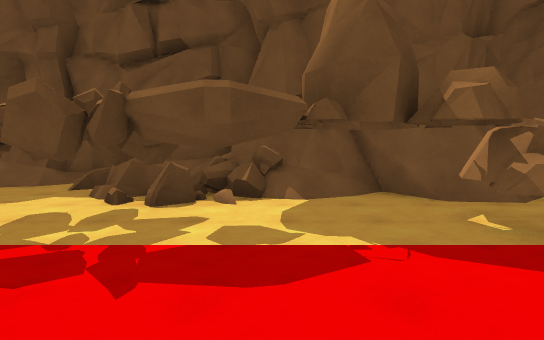
view 1 (above)

20 first-person views from a walk through a Unity game level. The camera is 1.5 m above the floor, tilts 4° down and sees 80° across. The floor is counted in squares, 2 m on a side. Each view is taken from the middle of a square. On the plan, view 1 faces up. The plan holds only what a view shows up to about 11 squares ahead; the rest is blank. The place goes on beyond the plan. Some animated figures are not drawn. Some surface patterns are stand-ins.

view 2
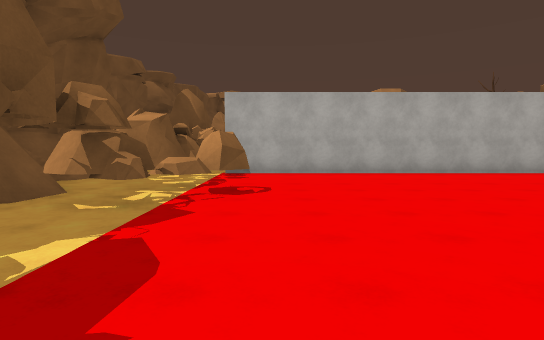

view 3
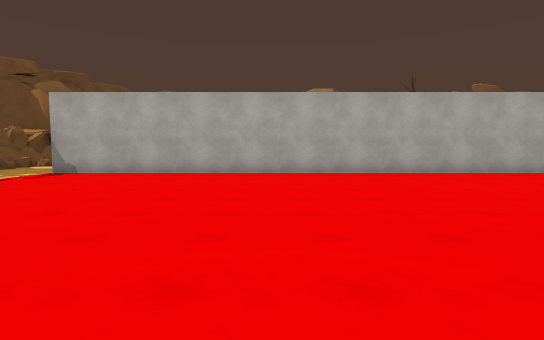

view 4
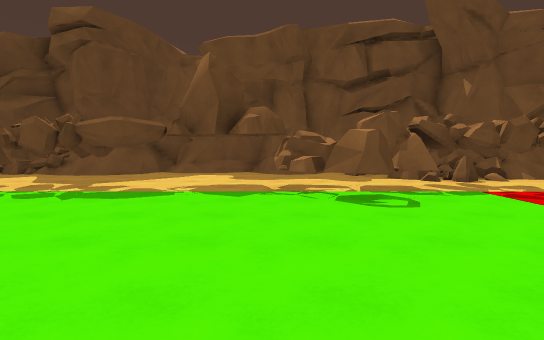

view 5
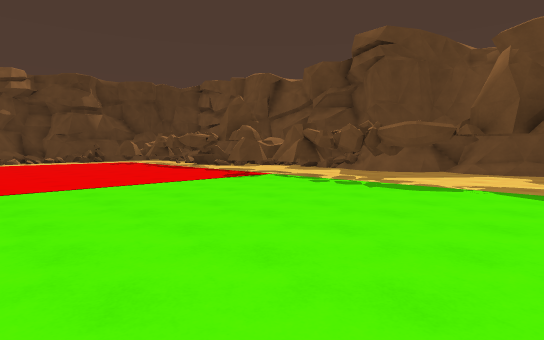

view 6
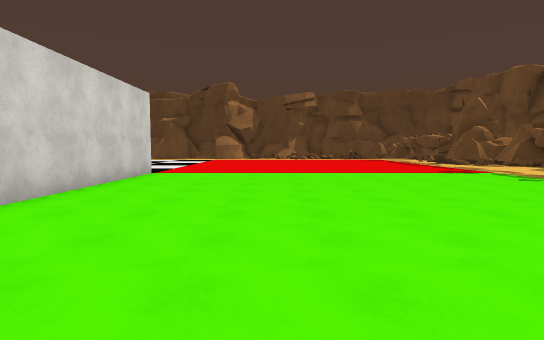

view 7
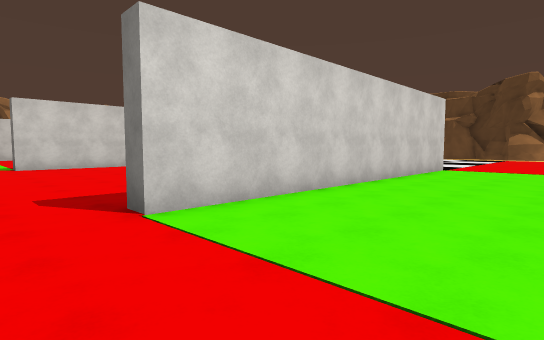

view 8
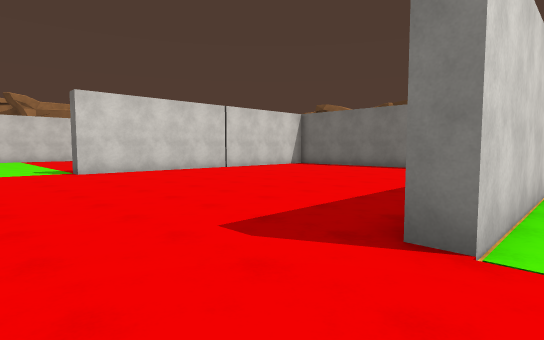

view 9
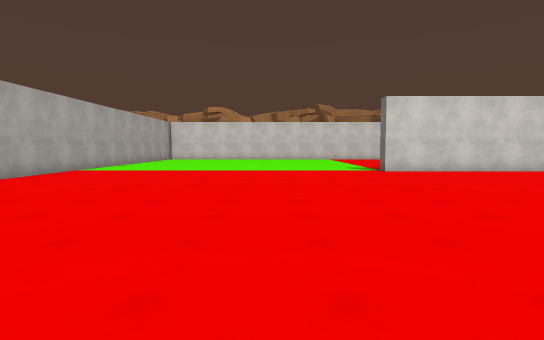

view 10
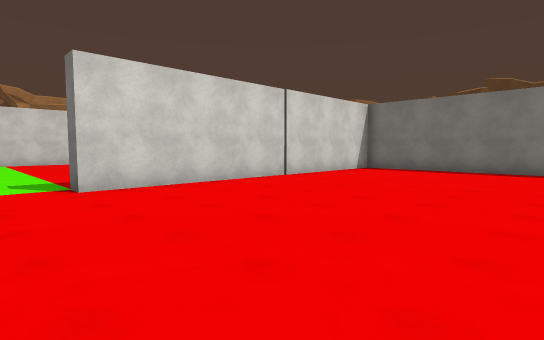

view 11
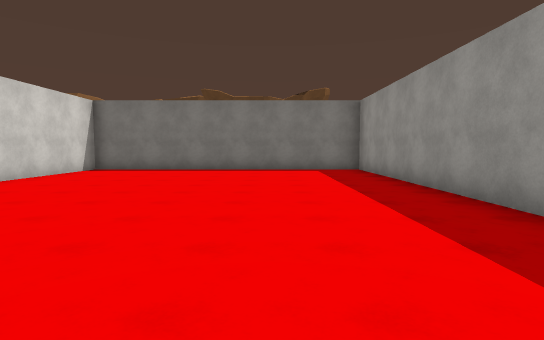

view 12
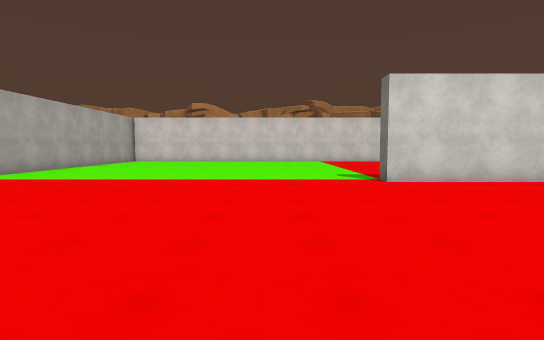

view 13
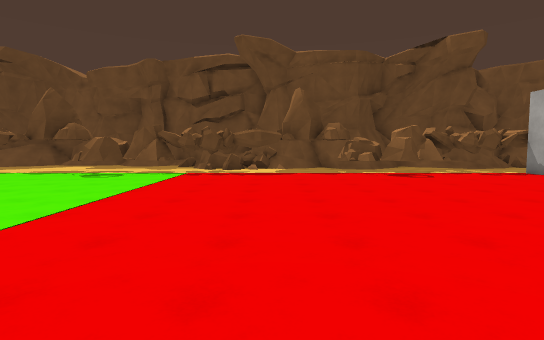

view 14
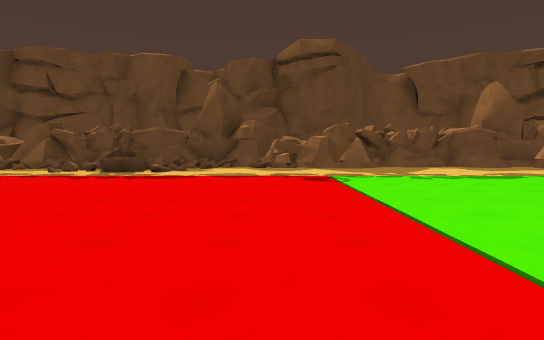

view 15
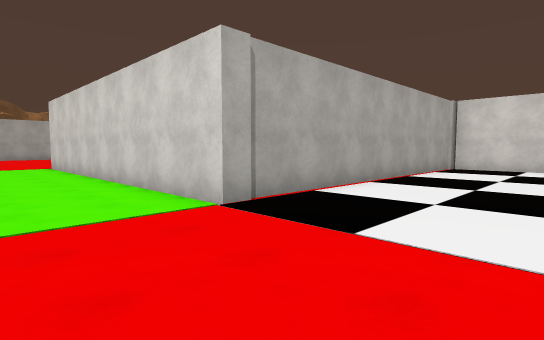

view 16
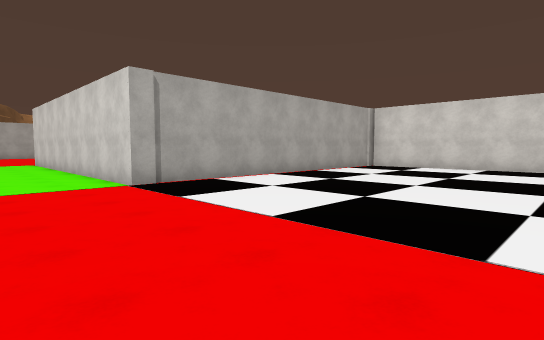

view 17
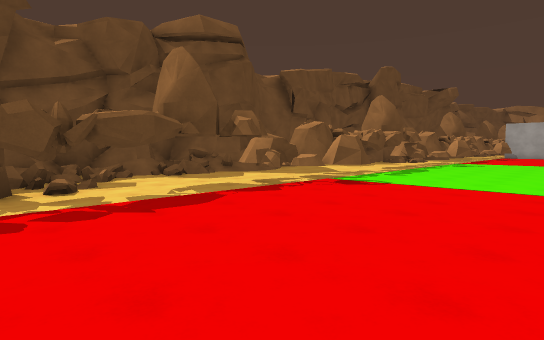

view 18
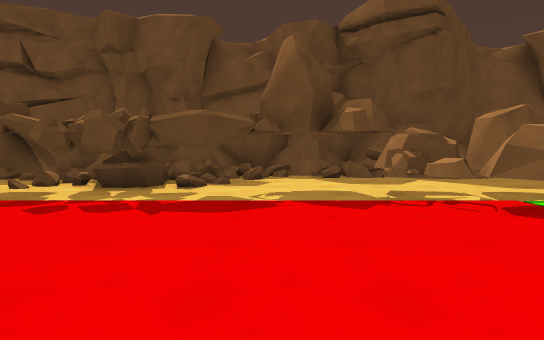

view 19
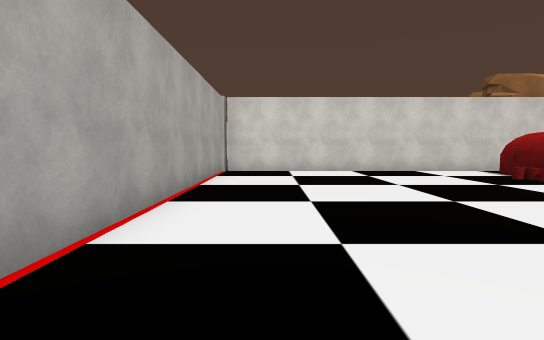

view 20
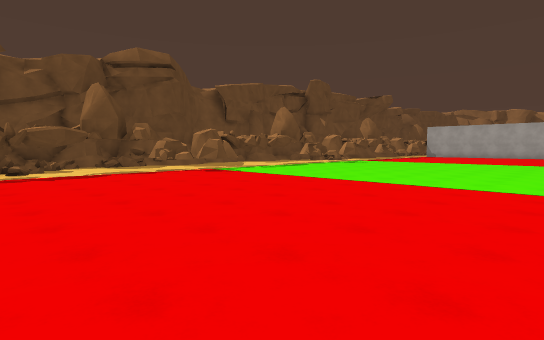

### Floor plan
Key: @ floor where view 1 was taken; # wall or solid block; . floor; / step, stairs or slope; = window, fence, low wall or low ledge; ^ raised ledge; R rock.
Columns run from 19 left of view 1 to 9 right of it. Each row starts with its distance up from view 1.
  8   ######^#######
  7   =#.==#//////###
  6  =#....//......########
  5  ##.............=##=..##
  4 ##...RRR##...RRR###...RR ## R
  3 ###..RRR###..RRR###..RRRR###R
  2 ......R.......RR......RR...#
  1 ...........................#
  0 ...................@.......#
 -1 ...........................#
 -2 ...........................#
 -3 ...........................#
 -4 ...........................#
 -5 ...........................#
 -6 ...........................#
 -7 ...........................#
 -8 .......##########..........#
 -9 .......#...................#
-10 .......#...................#
-11  ......#...................#
-12  ......#.................  #
-13 .......#..................
-14 .......#...................
-15 .......#...................#
-16 . .....#...................#
-17 .  ..  ##########..........#
-18 #######         ...........#
-19                 ...........#
-20                 ...........#
-21                 ...........#

Positions as (right, up) in squares from view 1, and headings:
1: (0, 0), facing up
2: (-2, 1), facing right
3: (-2, -4), facing right
4: (-6, -3), facing up
5: (-6, -4), facing up-left
6: (-3, -4), facing left
7: (-1, -4), facing down-left
8: (0, -7), facing down-left
9: (1, -7), facing down
10: (-1, -11), facing down-left
11: (-1, -11), facing left
12: (0, -10), facing down
13: (0, -7), facing up
14: (-14, -6), facing up
15: (-16, -5), facing down-right
16: (-19, -5), facing down-right
17: (-19, -2), facing up-right
18: (-16, -2), facing up
19: (-14, -7), facing down
20: (-19, -7), facing up-right
